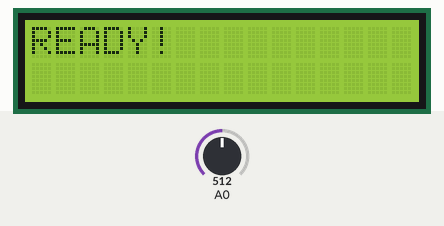
Simulated run of this sketch. Board: Arduino Uno, built with avr-gcc and run on an emulated ATmega328P. Parts: 16×2 character LCD. The inputs (shaded band) are chosen by the test bench; at power-on: A0 = 512. Storage starts empty.

Above: at 0.8 s.
0.9 s: A0 set to 589
2.4 s: A0 set to 613
At 3.2 s:
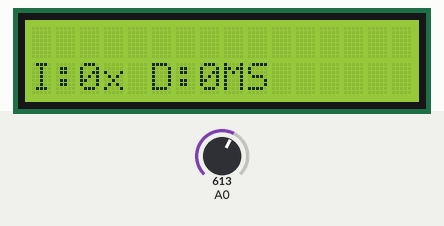
Timing chart, 0 to 5.4 s (numbered marks = the images above; inputs shaded):
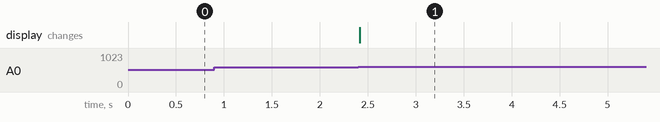

The sketch:

fhirLaborEmulator.ino
```cpp
#include <SPI.h>
#include <SD.h>
#include <String.h>
// include the library code:
#include <LiquidCrystal.h>


File root;
File curFile;
// initialize the library with the numbers of the interface pins
LiquidCrystal lcd(8, 9, 4, 5, 6, 7);

void setup() {
  Serial.begin(115200);
  while (!Serial) {
    ; // wait for serial port to connect. Needed for native USB port only
  }
  // set up the LCD's number of columns and rows:
  lcd.begin(16, 2);
  // Print a message to the LCD.
 initial();
 }

void loop() {

}

void initial(){
    lcd.setCursor(0,0);
   if (!SD.begin(10)) {
      lcd.print("Initialization");
      lcd.setCursor(0,1);
      lcd.print("failed!");
    return;
  }
  root = SD.open("/");
  printDirectory(root);

}

void printDirectory(File dir) {
  int x;
  int iterations=0;
  int sleep=0;

  File curfile;

  lcd.clear();
  lcd.print("READY!");
  while(true) {

  lcd.setCursor(0,0);
  x = analogRead (0);

      if (x < 60) {
    //lcd.print ("Right ");
  }
  else if (x < 200) {
   // lcd.print ("Up    ");
  }
  else if (x < 400){
    iterations=0;
    sleep=0;
    lcd.setCursor(0,0);
    lcd.clear();
     File entry;
    entry =  dir.openNextFile();
     if (! entry) {
       // no more files
       // return to the first file in the directory
       dir.rewindDirectory();
     }
     curfile = entry;
     //iterations = getIterations(curfile );
     File x = SD.open(curfile.name(), FILE_READ);
     iterations = curfile.readStringUntil('\n').toInt();
     sleep =curfile.readStringUntil('\n').toInt();
    lcd.print(entry.name());
    lcd.setCursor(0,1);
    lcd.print("I:");
    lcd.print(iterations);
    lcd.print("x D:");
    lcd.print(sleep);
    lcd.print("MS");
    entry.close();
    delay(200);

  }
  else if (x < 600){
    //lcd.print ("Left  ");
  }
  else if (x < 800){
    curfile.openNextFile();
    selectFile(curfile,iterations, sleep);
    delay(200);
  }
  }
}

int getIterations(File cur){
  String inString = "";
  int value =0;
  File myFile = SD.open(cur.name(), FILE_READ);
  if (myFile && myFile.size()>4) {
    for(int i=0; i<4;++i){
      char inChar = myFile.read();
      Serial.print(inChar);
      if(isDigit(inChar)){
       inString += (char) inChar;
      }
    }
    value = (inString.toInt());
    Serial.println(inString);
    myFile.close();
  }
  return value;
}


int getDelay(File cur){
  String inString = "";
  int value =0;

  File myFile = SD.open(cur.name(), FILE_READ);
  if (myFile && myFile.size()>11) {
    myFile.seek(5);
    for(int i=0; i<6;++i){
      char inChar = myFile.read();
      if(isDigit(inChar)){
       inString += (char) inChar;
      }
    }
    value = (inString.toInt());
   myFile.close();
  }


   return value;
}

void selectFile(File cur,int iterations,int sleep){
  File myFile = SD.open(cur.name(), FILE_READ);

   for(int i = 0; i < iterations; i++){
  lcd.clear();
  lcd.setCursor(0,0);
  lcd.print("Sending ");
  lcd.print( i+1 );
  myFile.readStringUntil('\n');
  myFile.readStringUntil('\n');

   //myFile.seek(12);
  if (myFile) {
    while ( myFile.available() && !myFile.isDirectory()) {
     Serial.write(myFile.read());
    }
    Serial.println();

  }
  delay(sleep);
   }

   lcd.clear();
   lcd.setCursor(0,0);
   lcd.print(myFile.name());
    lcd.setCursor(0,1);
    lcd.print("I:");
    lcd.print(iterations);
    lcd.print("x D:");
    lcd.print(sleep);
    lcd.print("MS");
     myFile.close();
}
```

Measured:
- the behaviour switches between 599 and 600 on A0 (found by bisection; images 0 and 1)
- after the input at 0.9 s, every drawn part: stays the same
- after the input at 2.4 s, the display: changes at once (image 1)
